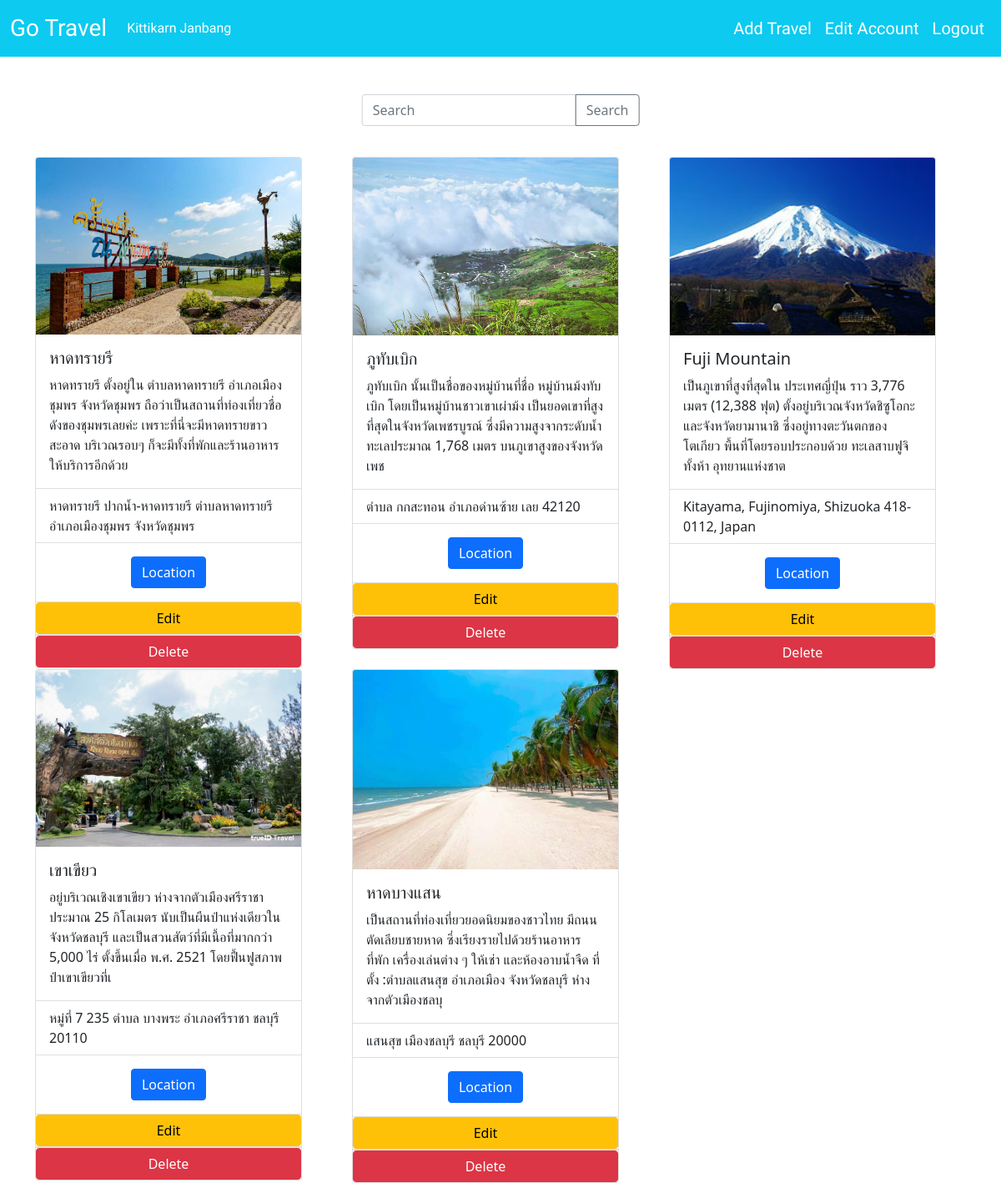
/index.php (signed in), run on the app's committed database.
### tables this page shows
CREATE TABLE `addloca` (
  `id` int(11) NOT NULL,
  `file` varchar(255) NOT NULL,
  `attraction` varchar(200) NOT NULL,
  `history` varchar(200) NOT NULL,
  `address` varchar(200) NOT NULL,
  `link` varchar(200) NOT NULL
);

### index.php (the view, shortened to what this page needs)
<?php
include 'sever.php';
$sql = "SELECT * FROM addloca ";
$result = $conn->query($sql);
?>
<!DOCTYPE html>
<html lang="en">
<head>
    <link href="https://cdn.jsdelivr.net/npm/bootstrap@5.1.1/dist/css/bootstrap.min.css" rel="stylesheet">
</head>
<body>
    <nav class="navbar navbar-expand-lg navbar-dark bg-info " style="font-family: 'Gluten', cursive;">
        <div class="container-fluid">
            <a class="navbar-brand fs-3" href="index.php">Go Travel</a>
            <?php
            if (isset($_SESSION['username'])) {
            ?>
                <div class="collapse navbar-collapse" id="navbarSupportedContent">
                    <ul class="navbar-nav me-auto mb-2 mb-lg-0">
                        <li class="nav-item">
                            <a class="nav-link active" aria-current="page" href="edituser.php"><?php echo $_SESSION['fistname'] . ' ' . $_SESSION['lastname'] ?></a>
                        </li>
                    <?php
                }
                    ?>
                    </ul>
                </div>
                <form class="d-flex">
                    <ul class="navbar-nav me-auto mb-2 mb-lg-0">
                        <?php
                        if (isset($_SESSION['username']) && $_SESSION['usergroup']  == 'A') {
                        ?>
                            <li class="nav-item">
                                <a class="nav-link active fs-5" aria-current="page" href="addInformation.php">Add Travel</a>
                            </li>
                            <li class="nav-item">
                                <a class="nav-link active fs-5" aria-current="page" href="edituser.php">Edit Account</a>
                            </li>
                            <li class="nav-item">
                                <a class="nav-link active fs-5" aria-current="page" href="logout.php">Logout</a>
                            </li>
                        <?php
                        }
                        ?>
                    </ul>
                </form>
        </div>
    </nav>
    <br>
    <br>
    <br>
    <div class="container">
        <div class="position-relative">
            <div class="position-absolute top-50 start-50 translate-middle">
                <div class="input-group input-group-lg">
                    <form action="search.php" method="post">
                        <div class="input-group mb-3">
                            <input type="text" class="form-control" name="search" placeholder="Search">
                            <button class="btn btn-outline-secondary" type="submit" id="search">Search</button>
                        </div>
                    </form>
                </div>
            </div>
        </div>
    </div>
    <br><br>
    <div class="container ">
        <div class="row row-cols-3 ">
            <?php
            while ($row = $result->fetch_object()) { ?>
                <div class="col">
                    <div class="card" style="width: 20rem;">
                        <img src="images/<?php echo $row->file; ?>" class="card-img-top" alt="img">
                        <div class="card-body">
                            <h5 class="card-title"><?php echo $row->attraction; ?></h5>
                            <p class="card-text"><?php echo $row->history; ?></p>
                        </div>
                        <ul class="list-group list-group-flush">
                            <li class="list-group-item"><?php echo $row->address; ?></li>
                        </ul>
                        <div class="card-body">
                            <center>
                                <a href="<?php echo $row->link; ?>" class="btn btn-primary">Location</a>
                            </center>
                        </div>
                        <?php
                        if (isset($_SESSION['username']) && $_SESSION['usergroup']  == 'A') {
                        ?>
                            <ul class="list-group list-group-flush">
                                <a class="btn btn-warning" href="editdata.php?id=<?php echo $row->id; ?>">Edit</a>
                            </ul>
                            <ul class="list-group list-group-flush">
                                <a class="btn btn-danger" href="deletedata.php?id=<?php echo $row->id; ?>">Delete</a>
                            </ul>
                        <?php
                        }
                        ?>
                    </div>
                </div>
            <?php
            }
            ?>
        </div>
    </div>
</body>
</html>

### data on the page
addloca: file (picture), attraction "หาดทรายรี", history "หาดทรายรี ตั้งอยู่ใน ตำบลหาดทรายรี อำเภอเมืองชุมพร จังหวัดชุมพร ถือว่าเป็นสถานที่ท่องเที่ยวชื่อดังของชุมพรเลยค่ะ เพราะที่นี่จะมีหาดทรายขาวสะอาด บริเวณรอบๆ ก็จะมีทั้งที่พักและร้านอาหารให้บริการอีกด้วย", address "หาดทรายรี ปากน้ำ-หาดทรายรี ตำบลหาดทรายรี อำเภอเมืองชุมพร จังหวัดชุมพร"
addloca: file (picture), attraction "ภูทับเบิก", history "ภูทับเบิก นั้นเป็นชื่อของหมู่บ้านที่ชื่อ หมู่บ้านม้งทับเบิก โดยเป็นหมู่บ้านชาวเขาเผ่าม้ง เป็นยอดเขาที่สูงที่สุดในจังหวัดเพชรบูรณ์ ซึ่งมีความสูงจากระดับน้ำทะเลประมาณ 1,768 เมตร บนภูเขาสูงของจังหวัดเพช", address "ตำบล กกสะทอน อำเภอด่านซ้าย เลย 42120"
addloca: file (picture), attraction "Fuji Mountain", history "เป็นภูเขาที่สูงที่สุดใน ประเทศญี่ปุ่น ราว 3,776 เมตร (12,388 ฟุต) ตั้งอยู่บริเวณจังหวัดชิซูโอกะและจังหวัดยามานาชิ ซึ่งอยู่ทางตะวันตกของ โตเกียว พื้นที่โดยรอบประกอบด้วย ทะเลสาบฟูจิทั้งห้า อุทยานแห่งชาต", address "Kitayama, Fujinomiya, Shizuoka 418-0112, Japan"
addloca: file (picture), attraction "เขาเขียว", history "อยู่บริเวณเชิงเขาเขียว ห่างจากตัวเมืองศรีราชาประมาณ 25 กิโลเมตร นับเป็นผืนป่าแห่งเดียวในจังหวัดชลบุรี และเป็นสวนสัตว์ที่มีเนื้อที่มากกว่า 5,000 ไร่ ตั้งขึ้นเมื่อ พ.ศ. 2521 โดยฟื้นฟูสภาพป่าเขาเขียวที่เ", address "หมู่ที่ 7 235 ตำบล บางพระ อำเภอศรีราชา ชลบุรี 20110"
addloca: file (picture), attraction "หาดบางแสน", history "เป็นสถานที่ท่องเที่ยวยอดนิยมของชาวไทย มีถนนตัดเลียบชายหาด ซึ่งเรียงรายไปด้วยร้านอาหาร ที่พัก เครื่องเล่นต่าง ๆ ให้เช่า และห้องอาบน้ำจืด ที่ตั้ง :ตำบลแสนสุข อำเภอเมือง จังหวัดชลบุรี ห่างจากตัวเมืองชลบุ", address "แสนสุข เมืองชลบุรี ชลบุรี 20000"

### other printed values
$_SESSION['fistname'] "Kittikarn"
$_SESSION['lastname'] "Janbang"
